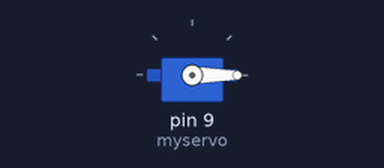
A sketch run on a simulated Arduino Uno, built with avr-gcc and run on an emulated ATmega328P. Shown: servo.

Above: at 0.05 s.
At 4.75 s:
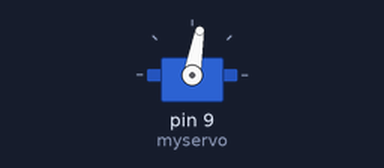
At 9.45 s:
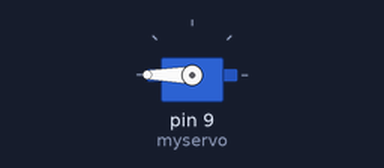
At 18.95 s:
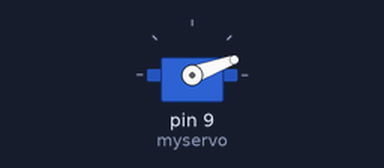
Timing chart, 0 to 24.7 s (numbered marks = the images above):
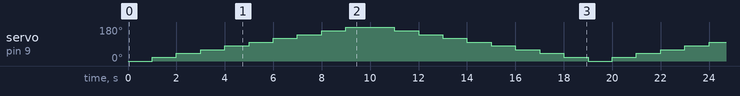

The sketch:

Servo_basics.ino
```cpp
#include <Servo.h>

Servo myservo;int i,j;
void setup() {
  // put your setup code here, to run once:
  myservo.attach(9);  // using the servo library disables PWM function of digital pinsF
  myservo.write(0);

}

void loop() {
  // put your main code here, to run repeatedly:
  for(i=0;i<=180;i+= 20){  // Increases angle of motor to 180 with increment of 20
    myservo.write(i);
    delay(1000);
  }
  for(j=180;j>0;j-= 20){
    myservo.write(j);
    delay(1000);
  }

}
```
